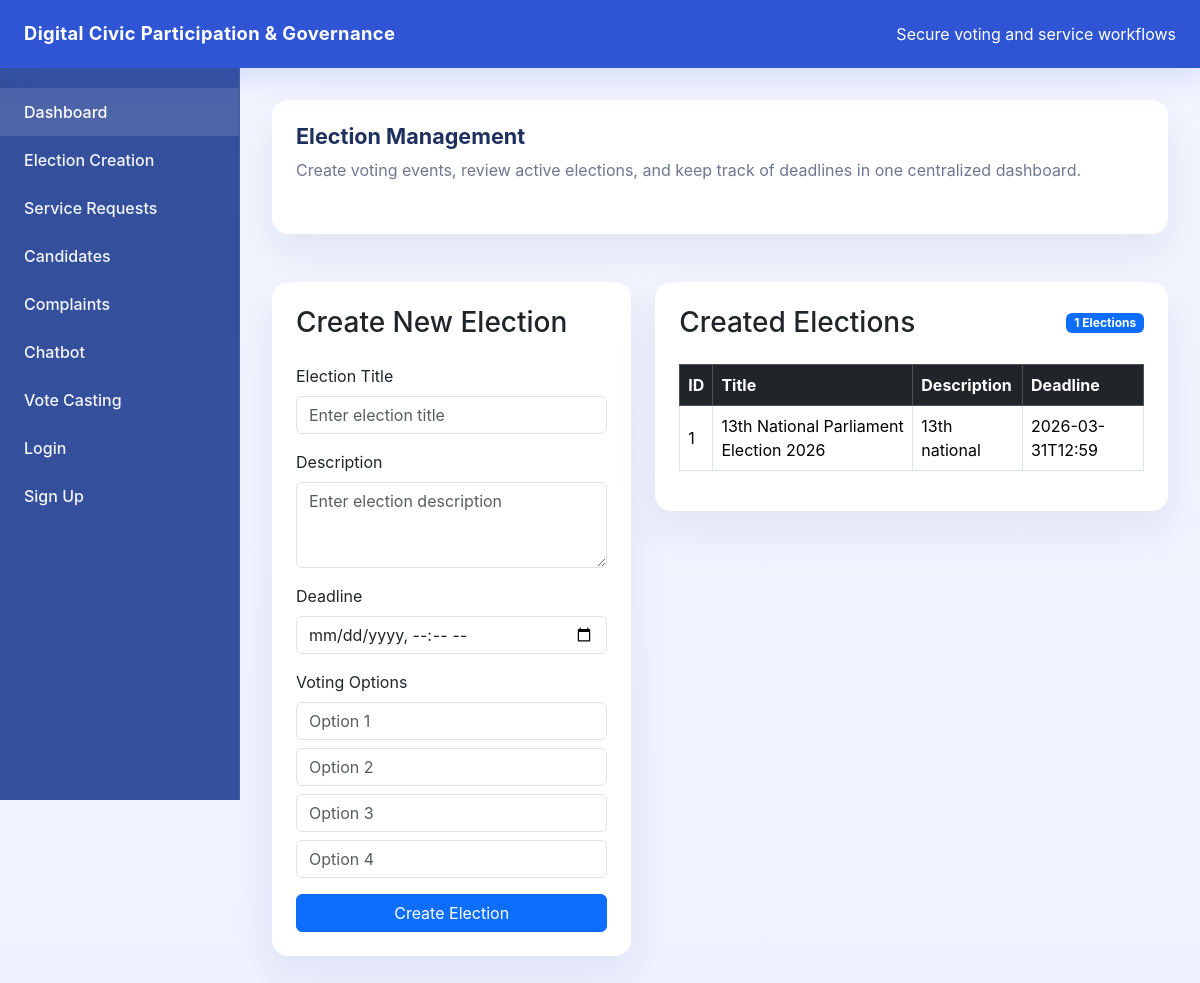
The page /election_creation/ on the database as committed earlier.
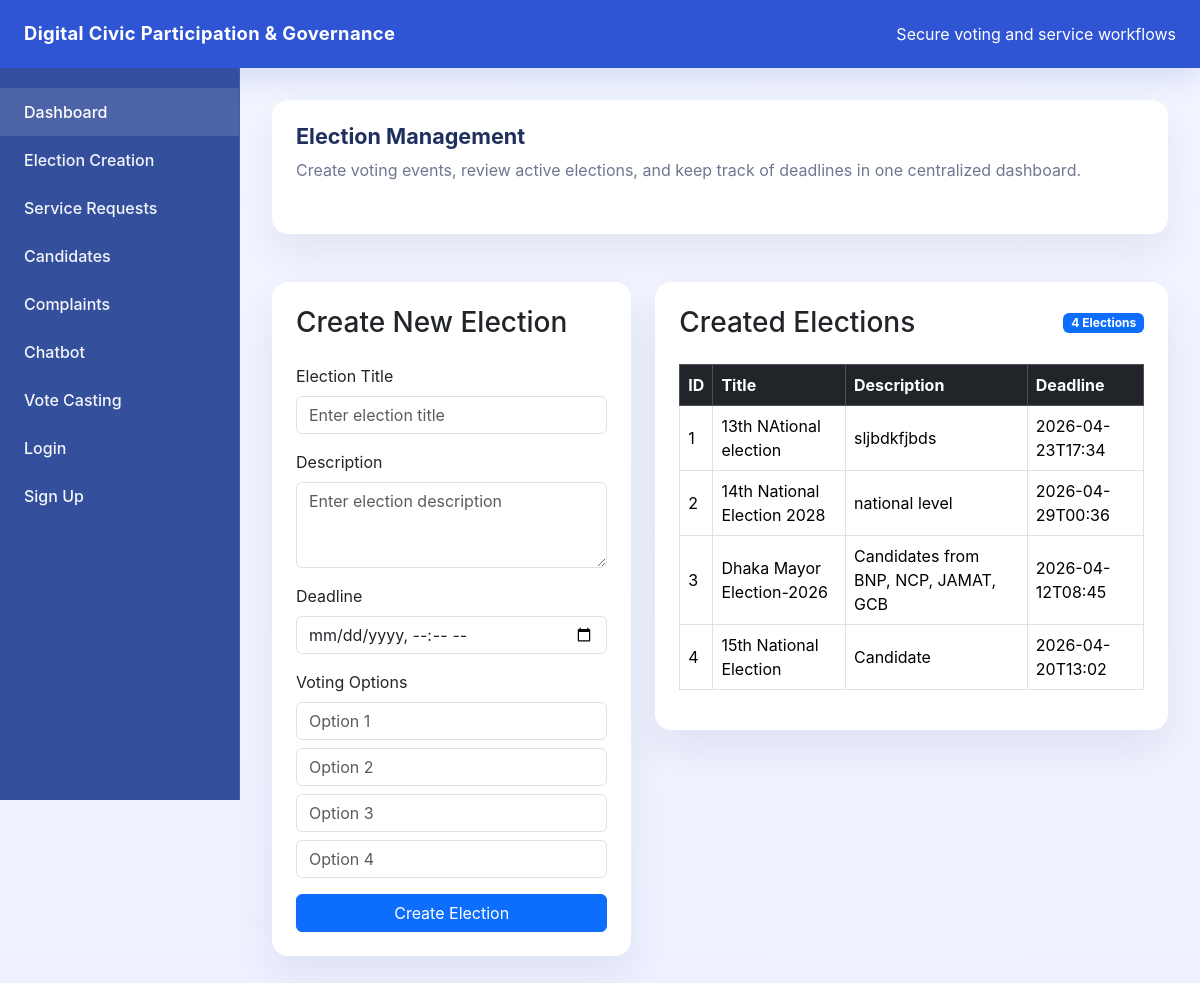
The same page on the database as committed later.
### models/election_creation.py (models this page shows)
class ElectionCreation(db.Model):
    __tablename__ = "election_creation"
    id = db.Column(db.Integer, primary_key=True)
    title = db.Column(db.String(200), nullable=False)
    description = db.Column(db.String(500), nullable=False)
    deadline = db.Column(db.String(50), nullable=False)
    options = db.relationship(
        "VotingOption",
        backref="election",
        cascade="all, delete-orphan",
        lazy=True
    )

### routes/election_creation_routes.py (the view)
@e_bp.route("/")
def election_creation_page():
    elections = ElectionCreation.query.all()
    return render_template("election_creation.html", elections=elections)

### templates/election_creation.html
{% extends "base.html" %}
{% block content %}
<div class="row g-4">
    <div class="col-12">
        <div class="card card-smooth p-4 mb-4">
            <div class="d-flex flex-column flex-md-row justify-content-between align-items-start gap-3">
                <div>
                    <h1 class="section-title mb-2">Election Management</h1>
                    <p class="page-intro">Create voting events, review active elections, and keep track of deadlines in one centralized dashboard.</p>
                </div>
            </div>
        </div>
    </div>
    <div class="col-lg-5">
        <div class="card card-smooth">
            <div class="card-body p-4">
                <h3 class="mb-4">Create New Election</h3>
                <form action="{{ url_for('e_bp.add_election') }}" method="POST">
                    <div class="mb-3">
                        <label class="form-label">Election Title</label>
                        <input type="text" class="form-control" name="title" placeholder="Enter election title" required>
                    </div>
                    <div class="mb-3">
                        <label class="form-label">Description</label>
                        <textarea class="form-control" name="description" rows="3" placeholder="Enter election description" required></textarea>
                    </div>
                    <div class="mb-3">
                        <label class="form-label">Deadline</label>
                        <input type="datetime-local" class="form-control" name="deadline" required>
                    </div>
                    <div class="mb-3">
                        <label class="form-label">Voting Options</label>
                        <input type="text" class="form-control mb-2" name="option1" placeholder="Option 1" required>
                        <input type="text" class="form-control mb-2" name="option2" placeholder="Option 2" required>
                        <input type="text" class="form-control mb-2" name="option3" placeholder="Option 3">
                        <input type="text" class="form-control mb-2" name="option4" placeholder="Option 4">
                    </div>
                    <button type="submit" class="btn btn-primary w-100">Create Election</button>
                </form>
            </div>
        </div>
    </div>
    <div class="col-lg-7">
        <div class="card card-smooth">
            <div class="card-body p-4">
                <div class="d-flex justify-content-between align-items-center mb-4">
                    <h3 class="mb-0">Created Elections</h3>
                    <span class="badge bg-primary">{{ elections|length }} Elections</span>
                </div>
                {% if elections %}
                    <div class="table-responsive">
                        <table class="table table-bordered table-hover align-middle">
                            <thead class="table-dark">
                                <tr>
                                    <th>ID</th>
                                    <th>Title</th>
                                    <th>Description</th>
                                    <th>Deadline</th>
                                </tr>
                            </thead>
                            <tbody>
                                {% for election in elections %}
                                    <tr>
                                        <td>{{ election.id }}</td>
                                        <td>{{ election.title }}</td>
                                        <td>{{ election.description }}</td>
                                        <td>{{ election.deadline }}</td>
                                    </tr>
                                {% endfor %}
                            </tbody>
                        </table>
                    </div>
                {% else %}
                    <div class="alert alert-secondary mb-0">No elections created yet.</div>
                {% endif %}
            </div>
        </div>
    </div>
</div>
{% endblock %}

### templates/base.html (shortened to what this page needs)
<!DOCTYPE html>
<html lang="en">
<head>
    <link href="https://cdn.jsdelivr.net/npm/bootstrap@5.3.3/dist/css/bootstrap.min.css" rel="stylesheet">
</head>
<body>
    <div class="topbar">
        <span class="brand">Digital Civic Participation & Governance</span>
        <div class="d-none d-lg-flex gap-3 align-items-center text-white-75">
            <span>Secure voting and service workflows</span>
        </div>
    </div>
    <div class="sidebar">
        <a class="active" href="{{ url_for('home') }}">Dashboard</a>
        <a href="{{ url_for('e_bp.election_creation_page') }}">Election Creation</a>
        <a href="{{ url_for('s_bp.service_requests_page') }}">Service Requests</a>
        <a href="{{ url_for('c_bp.candidates_page') }}">Candidates</a>
        <a href="{{ url_for('complaint_bp.complaints_page') }}">Complaints</a>
        <a href="{{ url_for('chat.chatbot_page') }}">Chatbot</a>
        <a href="{{ url_for('vote_flow.election_select') }}">Vote Casting</a>
        <a href="{{ url_for('auth.login') }}">Login</a>
        <a href="{{ url_for('auth.signup') }}">Sign Up</a>
    </div>
    <main class="content">
        {% block content %}{% endblock %}
    </main>
</body>
</html>

### templates/base.html (style rules this page uses)
:root { --brand: #2f55d4; --brand-soft: #edf0ff; --surface: #ffffff; --surface-soft: #f4f6ff; --text: #1f305f; --muted: #6d7790; }
body { margin: 0; min-height: 100vh; background: linear-gradient(180deg, #f3f5ff 0%, #eef1ff 100%); font-family: Inter, system-ui, -apple-system, BlinkMacSystemFont, "Segoe UI", sans-serif; color: var(--text); }
.topbar { position: fixed; top: 0; left: 0; right: 0; height: 68px; background: var(--brand); color: #fff; display: flex; align-items: center; justify-content: space-between; padding: 0 24px; z-index: 1000; box-shadow: 0 10px 30px rgba(47, 85, 212, 0.16); }
.topbar .brand { font-size: 1.15rem; font-weight: 700; letter-spacing: 0.02em; }
.sidebar { position: fixed; top: 68px; left: 0; width: 240px; height: calc(100vh - 68px); background: #344f9c; padding: 20px 0; overflow-y: auto; border-right: 1px solid rgba(255, 255, 255, 0.08); }
.sidebar a { display: block; padding: 12px 24px; color: rgba(255, 255, 255, 0.95); text-decoration: none; font-weight: 500; transition: background 0.2s ease, color 0.2s ease; }
.sidebar a:hover, .sidebar a.active { background: rgba(255, 255, 255, 0.12); color: #fff; }
.content { margin-left: 240px; margin-top: 68px; padding: 32px; min-height: calc(100vh - 68px); }
.card-smooth { border: 0; border-radius: 1rem; background: var(--surface); box-shadow: 0 18px 40px rgba(23, 45, 92, 0.08); }
.section-title { font-size: 1.35rem; font-weight: 700; margin-bottom: 1.25rem; color: var(--text); }
.page-intro { color: var(--muted); margin-bottom: 1.75rem; }

Rows that differ between the two databases and show on the page:
changed ElectionCreation id 1: title "13th National Parliament Election 2026" → "13th NAtional election"; description "13th national" → "sljbdkfjbds"; deadline "2026-03-31T12:59" → "2026-04-23T17:34"
added ElectionCreation: id "2", title "14th National Election 2028", description "national level", deadline "2026-04-29T00:36"
added ElectionCreation: id "3", title "Dhaka Mayor Election-2026", description "Candidates from BNP, NCP, JAMAT, GCB", deadline "2026-04-12T08:45"
added ElectionCreation: id "4", title "15th National Election", description "Candidate", deadline "2026-04-20T13:02"
Other text that changed with them:
{{ elections|length }}: "1" → "4"
